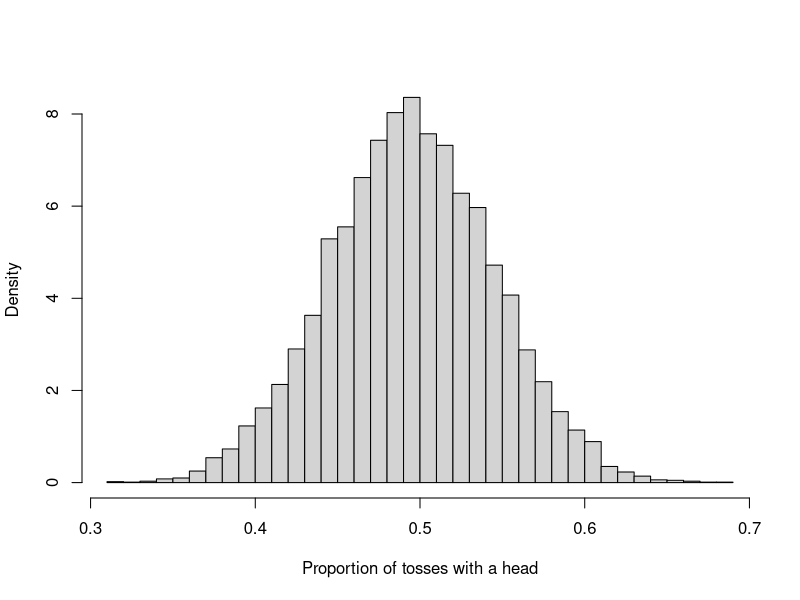
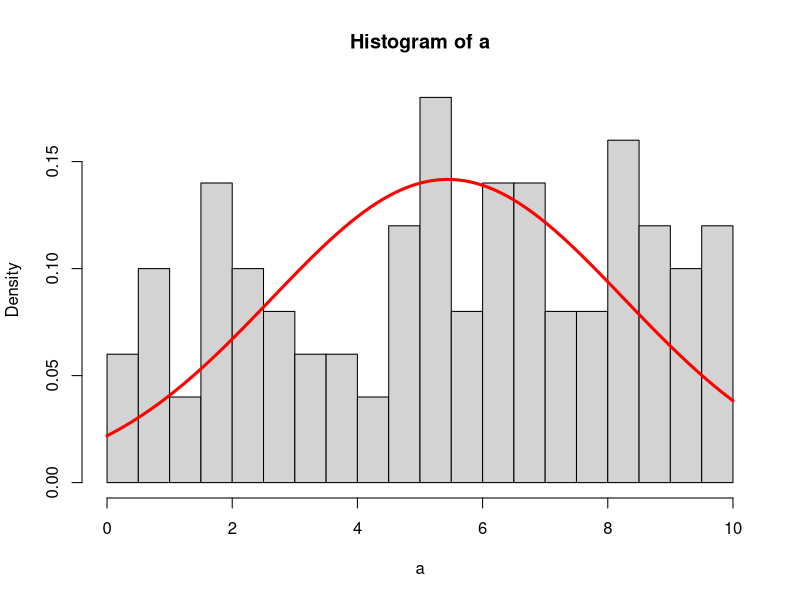

These figures' R source, in order:
temp <- matrix(NA,nrow = 3,ncol = 3)
temp
temp[1,] <- c(2,8,11)

inerval <- cumsum(temp[1,])/sum(temp[1,])
draw <- runif(1)# selecting one random number between 0-1
draw
bin_assign <- c(inerval >draw)*1
bin_assign
k1 <- list(c(1:3),c(4:5),c(6:8))
k2 <-list(1,2,3)
k1[[1]]
coin <- c("H", "T")
p <- 0.5
prop_10000 <- c()
a <- sample(coin, size = 100, replace = T, prob = c(p, 1-p))
for(i in 1:10^4){
  a <- sample(coin, size = 100, replace = T, prob = c(p, 1-p))
  prop_10000[i] <- table(a)[1]/sum(table(a))
}
hist(prop_10000, breaks = 30, xlab = "Proportion of tosses with a head", main =
       "", freq = F)
a <- runif(100, 0, 10)
a
hist(a, breaks=25,prob = T)
library(MASS)
b <-fitdistr(a , densfun = "Normal")
b
curve(dnorm(x, b$estimate[1], b$estimate[2]), col="red", lwd=3, add=T)
